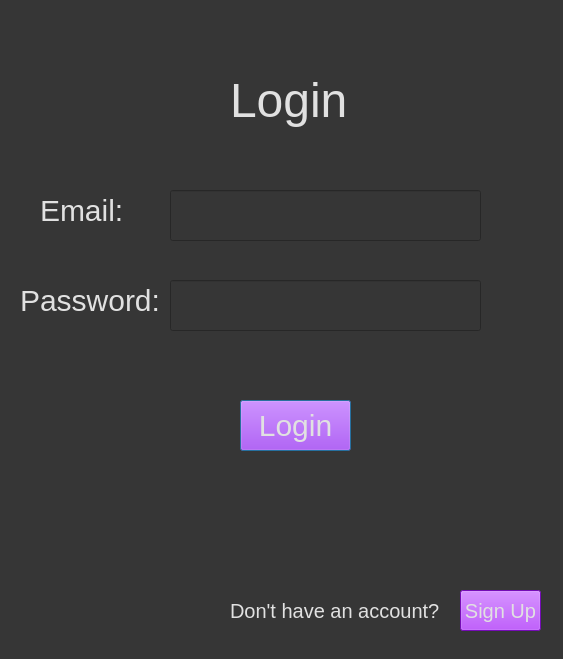
<?xml version="1.0" encoding="UTF-8"?>
<ui version="4.0">
 <class>Dialog</class>
 <widget class="QDialog" name="Dialog">
  <property name="geometry">
   <rect>
    <x>0</x>
    <y>0</y>
    <width>563</width>
    <height>659</height>
   </rect>
  </property>
  <property name="windowTitle">
   <string>Dialog</string>
  </property>
  <property name="whatsThis">
   <string>&lt;html&gt;&lt;head/&gt;&lt;body&gt;&lt;p&gt;gdgdfg&lt;/p&gt;&lt;/body&gt;&lt;/html&gt;</string>
  </property>
  <property name="styleSheet">
   <string notr="true">background-color: rgb(54, 54, 54);
color: rgb(225, 225, 225);
font-size : 48px;
</string>
  </property>
  <widget class="QLabel" name="label">
   <property name="geometry">
    <rect>
     <x>230</x>
     <y>70</y>
     <width>121</width>
     <height>61</height>
    </rect>
   </property>
   <property name="styleSheet">
    <string notr="true">text-align: center;</string>
   </property>
   <property name="text">
    <string>Login</string>
   </property>
  </widget>
  <widget class="QLabel" name="label_2">
   <property name="geometry">
    <rect>
     <x>40</x>
     <y>190</y>
     <width>101</width>
     <height>41</height>
    </rect>
   </property>
   <property name="styleSheet">
    <string notr="true">font-size: 30px;
</string>
   </property>
   <property name="text">
    <string>Email:</string>
   </property>
  </widget>
  <widget class="QLineEdit" name="email">
   <property name="geometry">
    <rect>
     <x>170</x>
     <y>190</y>
     <width>311</width>
     <height>51</height>
    </rect>
   </property>
   <property name="styleSheet">
    <string notr="true">font-size: 20px;</string>
   </property>
   <property name="text">
    <string/>
   </property>
  </widget>
  <widget class="QLabel" name="label_3">
   <property name="geometry">
    <rect>
     <x>20</x>
     <y>280</y>
     <width>141</width>
     <height>41</height>
    </rect>
   </property>
   <property name="styleSheet">
    <string notr="true">font-size: 30px;
</string>
   </property>
   <property name="text">
    <string>Password:</string>
   </property>
  </widget>
  <widget class="QLineEdit" name="password">
   <property name="geometry">
    <rect>
     <x>170</x>
     <y>280</y>
     <width>311</width>
     <height>51</height>
    </rect>
   </property>
   <property name="styleSheet">
    <string notr="true">font-size: 20px;</string>
   </property>
   <property name="text">
    <string/>
   </property>
  </widget>
  <widget class="QPushButton" name="loginbutton">
   <property name="geometry">
    <rect>
     <x>240</x>
     <y>400</y>
     <width>111</width>
     <height>51</height>
    </rect>
   </property>
   <property name="styleSheet">
    <string notr="true">background-color: rgb(164, 17, 255);
border-color: rgb(255, 64, 99);
font-size : 30px;</string>
   </property>
   <property name="text">
    <string>Login</string>
   </property>
  </widget>
  <widget class="QLabel" name="label_4">
   <property name="geometry">
    <rect>
     <x>230</x>
     <y>600</y>
     <width>211</width>
     <height>21</height>
    </rect>
   </property>
   <property name="styleSheet">
    <string notr="true">font-size: 20px;
</string>
   </property>
   <property name="text">
    <string>Don't have an account?</string>
   </property>
  </widget>
  <widget class="QPushButton" name="createaccount">
   <property name="geometry">
    <rect>
     <x>460</x>
     <y>590</y>
     <width>81</width>
     <height>41</height>
    </rect>
   </property>
   <property name="styleSheet">
    <string notr="true">background-color: rgb(164, 17, 255);
border-color: rgb(255, 64, 99);
font-size : 20px;</string>
   </property>
   <property name="text">
    <string>Sign Up</string>
   </property>
  </widget>
  <widget class="QLabel" name="errorpopup">
   <property name="geometry">
    <rect>
     <x>210</x>
     <y>340</y>
     <width>301</width>
     <height>31</height>
    </rect>
   </property>
   <property name="styleSheet">
    <string notr="true">font-size : 20px;
color : red;</string>
   </property>
   <property name="text">
    <string/>
   </property>
  </widget>
 </widget>
 <resources/>
 <connections/>
</ui>
